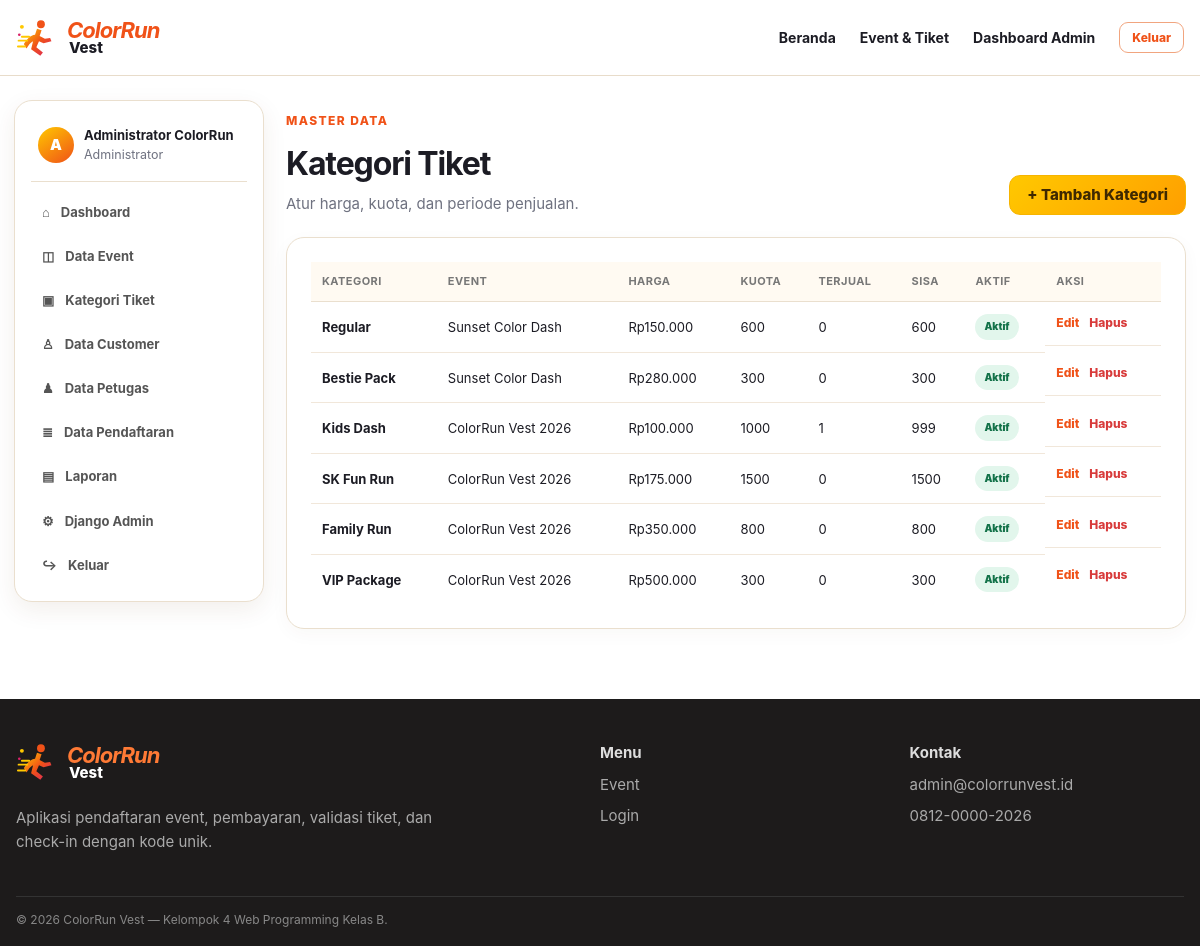
Page /administrator/kategori/ (signed in) on the committed database.
### administrator/models.py (models this page shows, shortened)
class KategoriTiket(models.Model):
    event = models.ForeignKey(Event, on_delete=models.CASCADE, related_name="kategori_tiket")
    nama_kategori = models.CharField(max_length=100)
    deskripsi = models.TextField(blank=True)
    harga = models.DecimalField(max_digits=12, decimal_places=2, validators=[MinValueValidator(0)])
    kuota = models.PositiveIntegerField(validators=[MinValueValidator(1)])
    tanggal_penjualan_mulai = models.DateTimeField(default=timezone.now)
    tanggal_penjualan_selesai = models.DateTimeField(blank=True, null=True)
    aktif = models.BooleanField(default=True)
    dibuat_pada = models.DateTimeField(auto_now_add=True)
    diperbarui_pada = models.DateTimeField(auto_now=True)
    class Meta:
        verbose_name = "Kategori Tiket"
        verbose_name_plural = "Kategori Tiket"
        ordering = ["event", "harga"]
        constraints = [
            models.UniqueConstraint(fields=["event", "nama_kategori"], name="kategori_tiket_unik_per_event")
        ]
    @property
    def jumlah_tiket_terjual(self):
        return self.pendaftaran.filter(
            status_pendaftaran__in=["dikonfirmasi", "check_in", "selesai"],
            pembayaran__status_pembayaran="diterima",
        ).count()
    @property
    def sisa_kuota(self):
        return max(self.kuota - self.jumlah_tiket_terjual, 0)

class Event(models.Model):
    class StatusEvent(models.TextChoices):
        DRAFT = "draft", "Draft"
        DIPUBLIKASIKAN = "dipublikasikan", "Dipublikasikan"
        BERLANGSUNG = "berlangsung", "Berlangsung"
        SELESAI = "selesai", "Selesai"
        DIBATALKAN = "dibatalkan", "Dibatalkan"
    nama_event = models.CharField(max_length=200)
    slug = models.SlugField(max_length=220, unique=True)
    poster_event = models.ImageField(
        upload_to="event/poster/", blank=True, null=True,
        validators=[FileExtensionValidator(allowed_extensions=["jpg", "jpeg", "png", "webp"])],
    )
    banner_event = models.ImageField(
        upload_to="event/banner/", blank=True, null=True,
        validators=[FileExtensionValidator(allowed_extensions=["jpg", "jpeg", "png", "webp"])],
    )
    deskripsi = models.TextField()
    tanggal_mulai = models.DateField()
    tanggal_selesai = models.DateField(blank=True, null=True)
    jam_mulai = models.TimeField()
    jam_selesai = models.TimeField(blank=True, null=True)
    lokasi = models.CharField(max_length=255)
    google_maps = models.URLField(blank=True)
    dress_code = models.CharField(max_length=200, blank=True)
    rute_color_run = models.TextField(blank=True)
    fasilitas = models.TextField(blank=True, help_text="Tuliskan satu fasilitas pada setiap baris.")
    hadiah_doorprize = models.TextField(blank=True)
    contact_person = models.CharField(max_length=100)
    nomor_contact_person = models.CharField(max_length=20)
    faq = models.TextField(blank=True, help_text="Tuliskan pertanyaan dan jawaban yang sering diajukan.")
    status = models.CharField(max_length=20, choices=StatusEvent.choices, default=StatusEvent.DRAFT)
    dibuat_oleh = models.ForeignKey(
        settings.AUTH_USER_MODEL, on_delete=models.SET_NULL, null=True, blank=True,
        related_name="event_dibuat",
    )
    dibuat_pada = models.DateTimeField(auto_now_add=True)
    diperbarui_pada = models.DateTimeField(auto_now=True)
    class Meta:
        verbose_name = "Event"
        verbose_name_plural = "Event"
        ordering = ["-tanggal_mulai", "-jam_mulai"]

class PengaturanSistem(models.Model):
    nama_aplikasi = models.CharField(max_length=150, default="ColorRun Vest")
    nama_penyelenggara = models.CharField(max_length=150, blank=True)
    logo_event = models.ImageField(upload_to="pengaturan/logo/", blank=True, null=True)
    banner = models.ImageField(upload_to="pengaturan/banner/", blank=True, null=True)
    nama_bank = models.CharField(max_length=100, blank=True)
    nomor_rekening = models.CharField(max_length=50, blank=True)
    atas_nama_rekening = models.CharField(max_length=150, blank=True)
    qris = models.ImageField(upload_to="pengaturan/qris/", blank=True, null=True)
    email_admin = models.EmailField(blank=True)
    nomor_whatsapp = models.CharField(max_length=20, blank=True)
    instagram = models.URLField(blank=True)
    tiktok = models.URLField(blank=True)
    facebook = models.URLField(blank=True)
    alamat = models.TextField(blank=True)
    diperbarui_oleh = models.ForeignKey(
        settings.AUTH_USER_MODEL, on_delete=models.SET_NULL, null=True, blank=True,
        related_name="pengaturan_diperbarui",
    )
    diperbarui_pada = models.DateTimeField(auto_now=True)
    class Meta:
        verbose_name = "Pengaturan Sistem"
        verbose_name_plural = "Pengaturan Sistem"

### administrator/views.py (the view)
# urls.py: path("kategori/", views.kategori_list, name="administrator_kategori_list"),
@role_required("administrator")
def kategori_list(request):
    categories = KategoriTiket.objects.select_related("event")
    return render(request, "administrator/kategori_list.html", {"categories": categories})

### colorrun/context_processors.py (called while the page is built)
def global_context(request):
    from administrator.models import PengaturanSistem
    pengaturan = PengaturanSistem.objects.first()
    return {
        "current_role": get_user_role(request.user),
        "pengaturan_sistem": pengaturan,
    }

### colorrun/utils.py (called while the page is built, shortened)
def get_user_role(user):
    if not getattr(user, "is_authenticated", False):
        return "guest"
    if user.is_superuser or hasattr(user, "administrator_profile"):
        return "administrator"
    if hasattr(user, "petugas_profile"):
        return "petugas"
    if hasattr(user, "customer_profile"):
        return "customer"
    return "unknown"

def role_required(*allowed_roles):
    def decorator(view_func):
        @wraps(view_func)
        def wrapped(request, *args, **kwargs):
            if not request.user.is_authenticated:
                return redirect(f"/login/?next={request.get_full_path()}")
            role = get_user_role(request.user)
            return view_func(request, *args, **kwargs)
        return wrapped
    return decorator

### customer/templatetags/colorrun_tags.py (called while the page is built)
@register.filter
def rupiah(value):
    try:
        return "Rp{:,.0f}".format(float(value)).replace(",", ".")
    except (TypeError, ValueError):
        return "Rp0"

### templates/administrator/kategori_list.html
{% extends 'base.html' %}{% load colorrun_tags %}{% block title %}Kategori Tiket{% endblock %}{% block content %}<div class="dashboard-shell container-wide">{% include 'partials/sidebar_admin.html' %}<section class="dashboard-content"><div class="dashboard-heading"><div><span class="eyebrow">Master Data</span><h1>Kategori Tiket</h1><p>Atur harga, kuota, dan periode penjualan.</p></div><a class="btn btn-primary" href="{% url 'administrator_kategori_create' %}">+ Tambah Kategori</a></div><div class="panel"><div class="table-wrap"><table><thead><tr><th>Kategori</th><th>Event</th><th>Harga</th><th>Kuota</th><th>Terjual</th><th>Sisa</th><th>Aktif</th><th>Aksi</th></tr></thead><tbody>{% for item in categories %}<tr><td><strong>{{ item.nama_kategori }}</strong></td><td>{{ item.event.nama_event }}</td><td>{{ item.harga|rupiah }}</td><td>{{ item.kuota }}</td><td>{{ item.jumlah_tiket_terjual }}</td><td>{{ item.sisa_kuota }}</td><td>{% if item.aktif %}<span class="badge badge-success">Aktif</span>{% else %}<span class="badge badge-neutral">Nonaktif</span>{% endif %}</td><td class="actions"><a class="table-link" href="{% url 'administrator_kategori_update' item.pk %}">Edit</a><a class="table-link danger" href="{% url 'administrator_kategori_delete' item.pk %}">Hapus</a></td></tr>{% empty %}<tr><td colspan="8"><div class="empty-state small">Belum ada kategori.</div></td></tr>{% endfor %}</tbody></table></div></div></section></div>{% endblock %}

### templates/base.html (shortened to what this page needs)
{% load static colorrun_tags %}
<!DOCTYPE html>
<html lang="id">
<head>
    <link rel="stylesheet" href="{% static 'css/app.css' %}">
</head>
<body class="{% block body_class %}{% endblock %}">
<header class="topbar">
    <div class="container topbar-inner">
        <a class="brand" href="{% url 'home' %}" aria-label="ColorRun Vest">
            <img src="{% static 'img/logo-mark.svg' %}" alt="" width="42" height="42">
            <span><strong>ColorRun</strong><small>Vest</small></span>
        </a>
        <nav class="topnav" data-nav>
            <a href="{% url 'home' %}">Beranda</a>
            <a href="{% url 'event_list' %}">Event & Tiket</a>
            {% if current_role == 'customer' %}
                <a href="{% url 'customer_dashboard' %}">Dashboard</a>
                <a href="{% url 'profile' %}">Profil</a>
                <a class="btn btn-sm btn-outline" href="{% url 'logout' %}">Keluar</a>
            {% elif current_role == 'petugas' %}
                <a href="{% url 'petugas_dashboard' %}">Dashboard Petugas</a>
                <a class="btn btn-sm btn-outline" href="{% url 'logout' %}">Keluar</a>
            {% elif current_role == 'administrator' %}
                <a href="{% url 'administrator_dashboard' %}">Dashboard Admin</a>
                <a class="btn btn-sm btn-outline" href="{% url 'logout' %}">Keluar</a>
            {% else %}
                <a href="{% url 'login' %}">Masuk</a>
                <a class="btn btn-sm btn-primary" href="{% url 'register' %}">Daftar</a>
            {% endif %}
        </nav>
    </div>
</header>
<main>{% block content %}{% endblock %}</main>
<footer class="footer">
    <div class="container footer-grid">
        <div>
            <div class="brand footer-brand"><img src="{% static 'img/logo-mark.svg' %}" alt=""><span><strong>ColorRun</strong><small>Vest</small></span></div>
            <p>Aplikasi pendaftaran event, pembayaran, validasi tiket, dan check-in dengan kode unik.</p>
        </div>
        <div><strong>Menu</strong><a href="{% url 'event_list' %}">Event</a><a href="{% url 'login' %}">Login</a></div>
        <div><strong>Kontak</strong><span>{{ pengaturan_sistem.email_admin|default:'admin@colorrunvest.id' }}</span><span>{{ pengaturan_sistem.nomor_whatsapp|default:'0812-0000-2026' }}</span></div>
    </div>
    <div class="container footer-bottom">© 2026 ColorRun Vest — Kelompok 4 Web Programming Kelas B.</div>
</footer>
</body>
</html>

### templates/partials/sidebar_admin.html
<aside class="sidebar">
    <div class="sidebar-user"><span class="avatar">A</span><div><strong>{{ request.user.first_name|default:request.user.username }}</strong><small>Administrator</small></div></div>
    <nav>
        <a href="{% url 'administrator_dashboard' %}">⌂ <span>Dashboard</span></a>
        <a href="{% url 'administrator_event_list' %}">◫ <span>Data Event</span></a>
        <a href="{% url 'administrator_kategori_list' %}">▣ <span>Kategori Tiket</span></a>
        <a href="{% url 'administrator_customer_list' %}">♙ <span>Data Customer</span></a>
        <a href="{% url 'administrator_petugas_list' %}">♟ <span>Data Petugas</span></a>
        <a href="{% url 'administrator_pendaftaran_list' %}">≣ <span>Data Pendaftaran</span></a>
        <a href="{% url 'administrator_laporan' %}">▤ <span>Laporan</span></a>
        <a href="/admin/">⚙ <span>Django Admin</span></a>
        <a href="{% url 'logout' %}">↪ <span>Keluar</span></a>
    </nav>
</aside>

### rows in the picture
KategoriTiket: nama_kategori "Regular", event.nama_event "Sunset Color Dash", harga|rupiah "Rp150.000", kuota "600", jumlah_tiket_terjual "0", sisa_kuota "600", aktif "Aktif"
KategoriTiket: nama_kategori "Bestie Pack", event.nama_event "Sunset Color Dash", harga|rupiah "Rp280.000", kuota "300", jumlah_tiket_terjual "0", sisa_kuota "300", aktif "Aktif"
KategoriTiket: nama_kategori "Kids Dash", event.nama_event "ColorRun Vest 2026", harga|rupiah "Rp100.000", kuota "1000", jumlah_tiket_terjual "1", sisa_kuota "999", aktif "Aktif"
KategoriTiket: nama_kategori "SK Fun Run", event.nama_event "ColorRun Vest 2026", harga|rupiah "Rp175.000", kuota "1500", jumlah_tiket_terjual "0", sisa_kuota "1500", aktif "Aktif"
KategoriTiket: nama_kategori "Family Run", event.nama_event "ColorRun Vest 2026", harga|rupiah "Rp350.000", kuota "800", jumlah_tiket_terjual "0", sisa_kuota "800", aktif "Aktif"
KategoriTiket: nama_kategori "VIP Package", event.nama_event "ColorRun Vest 2026", harga|rupiah "Rp500.000", kuota "300", jumlah_tiket_terjual "0", sisa_kuota "300", aktif "Aktif"
PengaturanSistem: email_admin "admin@colorrunvest.id", nomor_whatsapp "0812-0000-2026"

### other values in the picture
{{ request.user.first_name|default:request.user.username }} "Administrator ColorRun"
